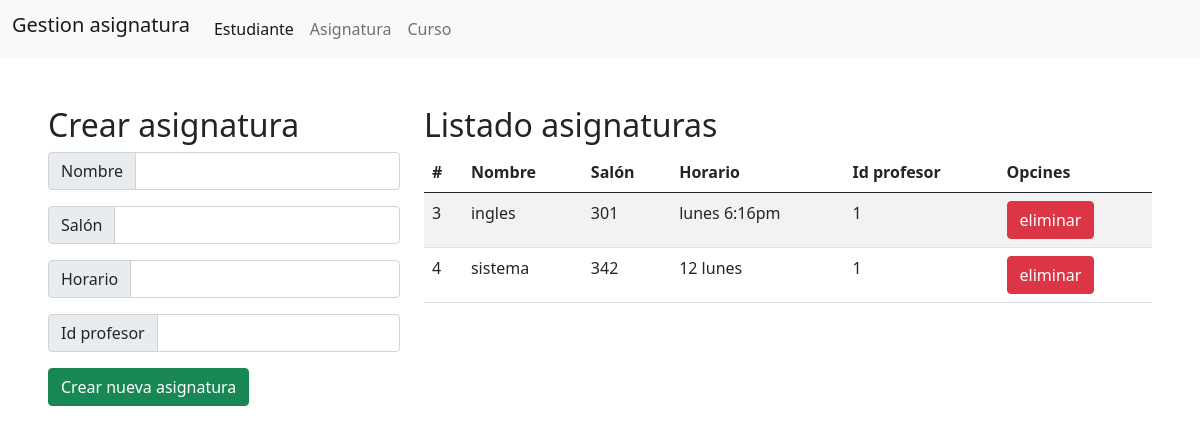
The app's page /asignatura/ with its own data.
### asignaturas/models.py (models this page shows)
class asignatura(models.Model):
    nombre = models.CharField(max_length=100)
    salon = models.CharField(max_length=10)
    horario = models.CharField(max_length=200)
    id_profesor = models.IntegerField()

### asignaturas/views.py (the view)
# urls.py: path('',aginatura_.as_view(),name = 'asignatura'),
class aginatura_(CreateView):
    model = asignatura
    template_name = 'asignatura.html'
    fields ='__all__'
    def get_context_data(self, **kwargs):
        contex = super().get_context_data(**kwargs)
        contex['titulo'] = 'Gestion asignatura'
        contex['asignatura'] = asignatura.objects.all()
        return contex

### asignaturas/templates/asignatura.html (shortened to what this page needs)
{% extends 'home.html' %}
{% block content %}
    <tbody>
    <div class="row">
        <div class="col-md-4">
            <h2>Crear asignatura</h2>
            <form id="formulario_asignatura" action="/asignatura/registrar-asignatura/" method="POST">{% csrf_token %}
                <div class="mb-3">
                    <div class="input-group">
                        <div class="input-group-text">Nombre</div>
                        <input type="text" class="form-control" name="txtNombre" id="txtNombre" minlength="3" maxlength="100" autofocus>
                    </div>
                </div>
                <div class="mb-3">
                    <div class="input-group">
                        <div class="input-group-text">Salón</div>
                        <input type="text" class="form-control" name="txtSalon" id="txtSalon" minlength="3" maxlength="100">
                    </div>
                </div>
                <div class="mb-3">
                    <div class="input-group">
                        <div class="input-group-text">Horario</div>
                        <input type="text" class="form-control" name="txtHoratio" id="txtHoratio"">
                    </div>
                </div>
                <div class="mb-3">
                    <div class="input-group">
                        <div class="input-group-text">Id profesor</div>
                        <input type="number" class="form-control" name="nunIdeprofesor" id="nunIdeprofesor"minlength="3" maxlength="200">
                    </div>
                </div>
                <button type="submit" class="btn btn-success">Crear nueva asignatura</button>
            </form>
        </div>
        <div class="col-md-8">
            <h2>Listado asignaturas</h2>
            <div class="table-responsive">
                <table class="table table-striped table-hover">
                    <thead>
                    <tr>
                        <th scope="col">#</th>
                        <th scope="col">Nombre</th>
                        <th scope="col">Salón</th>
                        <th scope="col">Horario</th>
                        <th scope="col">Id profesor</th>
                        <th scope="col">Opcines</th>
                    </tr>
                    </thead>
                    {% for asig in asignatura %}
                        <tr>
                            <td>{{ asig.pk }}</td>
                            <td>{{ asig.nombre }}</td>
                            <td>{{ asig.salon }}</td>
                            <td>{{ asig.horario }}</td>
                            <td>{{ asig.id_profesor }}</td>
                            <td>
                                <a href="eliminar/asignatura/{{ asig.pk }}" class="btn btn-danger">eliminar</a>
                            </td>
                        </tr>
                    {% endfor %}
                </table>
            </div>
        </div>
    </div>
    </tbody>
{% endblock %}

### records on screen
asignatura: pk "3", nombre "ingles", salon "301", horario "lunes 6:16pm", id_profesor "1"
asignatura: pk "4", nombre "sistema", salon "342", horario "12 lunes", id_profesor "1"

### other values on screen
{{ titulo }} "Gestion asignatura"
